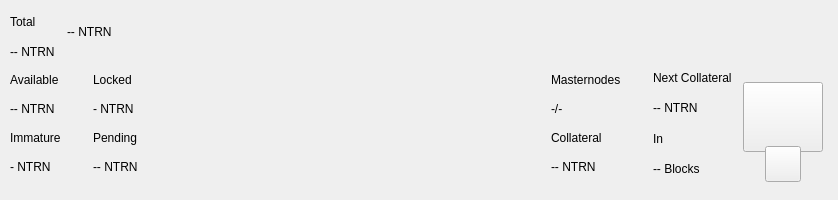
<?xml version="1.0" encoding="UTF-8"?>
<ui version="4.0">
 <class>TopBar</class>
 <widget class="QWidget" name="TopBar">
  <property name="geometry">
   <rect>
    <x>0</x>
    <y>0</y>
    <width>838</width>
    <height>200</height>
   </rect>
  </property>
  <property name="minimumSize">
   <size>
    <width>0</width>
    <height>200</height>
   </size>
  </property>
  <property name="maximumSize">
   <size>
    <width>16777215</width>
    <height>200</height>
   </size>
  </property>
  <property name="windowTitle">
   <string>Form</string>
  </property>
  <layout class="QVBoxLayout" name="verticalLayout_10" stretch="0">
   <property name="spacing">
    <number>0</number>
   </property>
   <property name="leftMargin">
    <number>0</number>
   </property>
   <property name="topMargin">
    <number>0</number>
   </property>
   <property name="rightMargin">
    <number>0</number>
   </property>
   <property name="bottomMargin">
    <number>0</number>
   </property>
   <item>
    <widget class="PFBorderImage" name="containerTop">
     <layout class="QVBoxLayout" name="verticalLayout_11">
      <property name="spacing">
       <number>0</number>
      </property>
      <property name="leftMargin">
       <number>0</number>
      </property>
      <property name="topMargin">
       <number>0</number>
      </property>
      <property name="rightMargin">
       <number>0</number>
      </property>
      <property name="bottomMargin">
       <number>0</number>
      </property>
      <item>
       <widget class="QWidget" name="top_container_2" native="true">
        <property name="minimumSize">
         <size>
          <width>0</width>
          <height>65</height>
         </size>
        </property>
        <layout class="QHBoxLayout" name="top_container">
         <property name="spacing">
          <number>0</number>
         </property>
         <property name="leftMargin">
          <number>10</number>
         </property>
         <property name="topMargin">
          <number>0</number>
         </property>
         <property name="rightMargin">
          <number>10</number>
         </property>
         <property name="bottomMargin">
          <number>0</number>
         </property>
         <item>
          <layout class="QHBoxLayout" name="horizontalLayout_4">
           <property name="spacing">
            <number>12</number>
           </property>
           <property name="rightMargin">
            <number>0</number>
           </property>
           <item>
            <widget class="QWidget" name="widgetAmount" native="true">
             <layout class="QVBoxLayout" name="verticalLayout_2">
              <property name="spacing">
               <number>2</number>
              </property>
              <property name="leftMargin">
               <number>0</number>
              </property>
              <property name="topMargin">
               <number>8</number>
              </property>
              <property name="rightMargin">
               <number>0</number>
              </property>
              <property name="bottomMargin">
               <number>0</number>
              </property>
              <item>
               <widget class="QLabel" name="labelTitle1">
                <property name="text">
                 <string>Total</string>
                </property>
               </widget>
              </item>
              <item>
               <widget class="QLabel" name="labelAmountPiv">
                <property name="text">
                 <string notr="true">-- NTRN</string>
                </property>
               </widget>
              </item>
             </layout>
            </widget>
           </item>
           <item alignment="Qt::AlignVCenter">
            <widget class="QWidget" name="widgetTopAmount" native="true">
             <property name="sizePolicy">
              <sizepolicy hsizetype="Preferred" vsizetype="Maximum">
               <horstretch>0</horstretch>
               <verstretch>0</verstretch>
              </sizepolicy>
             </property>
             <layout class="QHBoxLayout" name="horizontalLayout_5">
              <property name="spacing">
               <number>0</number>
              </property>
              <property name="leftMargin">
               <number>0</number>
              </property>
              <property name="topMargin">
               <number>0</number>
              </property>
              <property name="rightMargin">
               <number>0</number>
              </property>
              <property name="bottomMargin">
               <number>0</number>
              </property>
              <item alignment="Qt::AlignTop">
               <widget class="QLabel" name="labelAmountTopPiv">
                <property name="minimumSize">
                 <size>
                  <width>0</width>
                  <height>36</height>
                 </size>
                </property>
                <property name="styleSheet">
                 <string notr="true">padding:0px;margin:0px;</string>
                </property>
                <property name="text">
                 <string notr="true">-- NTRN</string>
                </property>
               </widget>
              </item>
             </layout>
            </widget>
           </item>
           <item>
            <spacer name="horizontalSpacer">
             <property name="orientation">
              <enum>Qt::Horizontal</enum>
             </property>
             <property name="sizeHint" stdset="0">
              <size>
               <width>40</width>
               <height>20</height>
              </size>
             </property>
            </spacer>
           </item>
           <item alignment="Qt::AlignRight">
            <widget class="QWidget" name="layoutSync" native="true">
             <property name="minimumSize">
              <size>
               <width>0</width>
               <height>36</height>
              </size>
             </property>
             <property name="maximumSize">
              <size>
               <width>16777215</width>
               <height>36</height>
              </size>
             </property>
             <layout class="QVBoxLayout" name="verticalLayout_9">
              <property name="leftMargin">
               <number>0</number>
              </property>
              <property name="topMargin">
               <number>0</number>
              </property>
              <property name="rightMargin">
               <number>0</number>
              </property>
              <property name="bottomMargin">
               <number>0</number>
              </property>
              <item>
               <widget class="ExpandableButton" name="pushButtonSync" native="true">
                <property name="minimumSize">
                 <size>
                  <width>36</width>
                  <height>36</height>
                 </size>
                </property>
                <property name="maximumSize">
                 <size>
                  <width>16777215</width>
                  <height>36</height>
                 </size>
                </property>
               </widget>
              </item>
             </layout>
            </widget>
           </item>
           <item>
            <widget class="ExpandableButton" name="pushButtonHDUpgrade" native="true">
             <property name="minimumSize">
              <size>
               <width>36</width>
               <height>36</height>
              </size>
             </property>
             <property name="maximumSize">
              <size>
               <width>16777215</width>
               <height>36</height>
              </size>
             </property>
            </widget>
           </item>
           <item>
            <widget class="ExpandableButton" name="pushButtonStack" native="true">
             <property name="minimumSize">
              <size>
               <width>36</width>
               <height>36</height>
              </size>
             </property>
             <property name="maximumSize">
              <size>
               <width>16777215</width>
               <height>36</height>
              </size>
             </property>
            </widget>
           </item>
           <item>
            <widget class="ExpandableButton" name="pushButtonConf" native="true">
             <property name="minimumSize">
              <size>
               <width>36</width>
               <height>36</height>
              </size>
             </property>
             <property name="maximumSize">
              <size>
               <width>16777215</width>
               <height>36</height>
              </size>
             </property>
            </widget>
           </item>
           <item>
            <widget class="ExpandableButton" name="pushButtonMasternodes" native="true">
             <property name="minimumSize">
              <size>
               <width>36</width>
               <height>36</height>
              </size>
             </property>
             <property name="maximumSize">
              <size>
               <width>16777215</width>
               <height>36</height>
              </size>
             </property>
            </widget>
           </item>
           <item>
            <widget class="ExpandableButton" name="pushButtonConsole" native="true">
             <property name="minimumSize">
              <size>
               <width>36</width>
               <height>36</height>
              </size>
             </property>
             <property name="maximumSize">
              <size>
               <width>16777215</width>
               <height>36</height>
              </size>
             </property>
            </widget>
           </item>
           <item>
            <widget class="ExpandableButton" name="pushButtonConnection" native="true">
             <property name="minimumSize">
              <size>
               <width>36</width>
               <height>36</height>
              </size>
             </property>
             <property name="maximumSize">
              <size>
               <width>16777215</width>
               <height>36</height>
              </size>
             </property>
            </widget>
           </item>
           <item>
            <widget class="ExpandableButton" name="pushButtonTor" native="true">
             <property name="minimumSize">
              <size>
               <width>36</width>
               <height>36</height>
              </size>
             </property>
             <property name="maximumSize">
              <size>
               <width>16777215</width>
               <height>36</height>
              </size>
             </property>
            </widget>
           </item>
           <item>
            <widget class="ExpandableButton" name="pushButtonLock" native="true">
             <property name="sizePolicy">
              <sizepolicy hsizetype="Expanding" vsizetype="Expanding">
               <horstretch>0</horstretch>
               <verstretch>0</verstretch>
              </sizepolicy>
             </property>
             <property name="minimumSize">
              <size>
               <width>36</width>
               <height>0</height>
              </size>
             </property>
             <property name="maximumSize">
              <size>
               <width>16777215</width>
               <height>36</height>
              </size>
             </property>
            </widget>
           </item>
           <item>
            <widget class="ExpandableButton" name="pushButtonTheme" native="true">
             <property name="minimumSize">
              <size>
               <width>36</width>
               <height>36</height>
              </size>
             </property>
             <property name="maximumSize">
              <size>
               <width>16777215</width>
               <height>36</height>
              </size>
             </property>
            </widget>
           </item>
          </layout>
         </item>
        </layout>
       </widget>
      </item>
      <item>
       <widget class="QWidget" name="bottom_container" native="true">
        <property name="minimumSize">
         <size>
          <width>0</width>
          <height>135</height>
         </size>
        </property>
        <layout class="QHBoxLayout" name="botton_container">
         <property name="leftMargin">
          <number>10</number>
         </property>
         <property name="topMargin">
          <number>0</number>
         </property>
         <property name="rightMargin">
          <number>10</number>
         </property>
         <property name="bottomMargin">
          <number>10</number>
         </property>
         <item>
          <layout class="QHBoxLayout" name="horizontalLayout_3">
           <property name="spacing">
            <number>0</number>
           </property>
           <property name="bottomMargin">
            <number>9</number>
           </property>
           <item>
            <layout class="QVBoxLayout" name="verticalLayout_7">
             <property name="spacing">
              <number>0</number>
             </property>
             <property name="leftMargin">
              <number>0</number>
             </property>
             <property name="rightMargin">
              <number>0</number>
             </property>
             <item>
              <layout class="QHBoxLayout" name="horizontalLayout_2">
               <property name="spacing">
                <number>0</number>
               </property>
               <item>
                <layout class="QVBoxLayout" name="verticalLayout_6">
                 <item>
                  <widget class="QLabel" name="labelTitle5">
                   <property name="text">
                    <string>Available</string>
                   </property>
                  </widget>
                 </item>
                 <item>
                  <widget class="QLabel" name="labelAvailablePiv">
                   <property name="text">
                    <string>-- NTRN</string>
                   </property>
                  </widget>
                 </item>
                 <item>
                  <widget class="QLabel" name="labelTitle4">
                   <property name="text">
                    <string>Immature</string>
                   </property>
                  </widget>
                 </item>
                 <item>
                  <widget class="QLabel" name="labelImmaturePiv">
                   <property name="text">
                    <string notr="true">- NTRN</string>
                   </property>
                  </widget>
                 </item>
                </layout>
               </item>
               <item>
                <layout class="QVBoxLayout" name="verticalLayout_8">
                 <property name="leftMargin">
                  <number>32</number>
                 </property>
                 <item>
                  <widget class="QLabel" name="labelTitle6">
                   <property name="text">
                    <string>Locked</string>
                   </property>
                  </widget>
                 </item>
                 <item>
                  <widget class="QLabel" name="labelLockedPiv">
                   <property name="text">
                    <string>- NTRN</string>
                   </property>
                  </widget>
                 </item>
                 <item>
                  <widget class="QLabel" name="labelTitle3">
                   <property name="text">
                    <string>Pending</string>
                   </property>
                  </widget>
                 </item>
                 <item>
                  <widget class="QLabel" name="labelPendingPiv">
                   <property name="text">
                    <string notr="true">-- NTRN</string>
                   </property>
                  </widget>
                 </item>
                </layout>
               </item>
              </layout>
             </item>
            </layout>
           </item>
          </layout>
         </item>
         <item>
          <spacer name="horizontalSpacer_2">
           <property name="orientation">
            <enum>Qt::Horizontal</enum>
           </property>
           <property name="sizeHint" stdset="0">
            <size>
             <width>40</width>
             <height>20</height>
            </size>
           </property>
          </spacer>
         </item>
         <item>
          <layout class="QHBoxLayout" name="horizontalLayout_6">
           <property name="spacing">
            <number>0</number>
           </property>
           <property name="rightMargin">
            <number>0</number>
           </property>
           <property name="bottomMargin">
            <number>9</number>
           </property>
           <item>
            <layout class="QVBoxLayout" name="verticalLayout_5">
             <item>
              <widget class="QLabel" name="labelMasternodesTitle">
               <property name="text">
                <string>Masternodes</string>
               </property>
              </widget>
             </item>
             <item>
              <widget class="QLabel" name="labelMasternodeCount">
               <property name="text">
                <string>-/-</string>
               </property>
              </widget>
             </item>
             <item>
              <widget class="QLabel" name="labelTitle8">
               <property name="text">
                <string>Collateral</string>
               </property>
              </widget>
             </item>
             <item>
              <widget class="QLabel" name="labelCollateralPiv">
               <property name="text">
                <string notr="true">-- NTRN</string>
               </property>
              </widget>
             </item>
            </layout>
           </item>
           <item>
            <widget class="QWidget" name="widgetNextCollateral" native="true">
             <layout class="QVBoxLayout" name="verticalLayout_12">
              <property name="leftMargin">
               <number>32</number>
              </property>
              <property name="topMargin">
               <number>0</number>
              </property>
              <property name="rightMargin">
               <number>0</number>
              </property>
              <property name="bottomMargin">
               <number>0</number>
              </property>
              <item>
               <widget class="QLabel" name="labelNextMasternodesTitle">
                <property name="text">
                 <string>Next Collateral</string>
                </property>
               </widget>
              </item>
              <item>
               <widget class="QLabel" name="labelNextCollateralValue">
                <property name="text">
                 <string>-- NTRN</string>
                </property>
               </widget>
              </item>
              <item>
               <widget class="QLabel" name="labelTitle9">
                <property name="text">
                 <string>In</string>
                </property>
               </widget>
              </item>
              <item>
               <widget class="QLabel" name="labelNextCollateralBlocks">
                <property name="text">
                 <string notr="true">-- Blocks</string>
                </property>
               </widget>
              </item>
             </layout>
            </widget>
           </item>
          </layout>
         </item>
         <item>
          <widget class="QWidget" name="qrContainer" native="true">
           <property name="sizePolicy">
            <sizepolicy hsizetype="Preferred" vsizetype="Minimum">
             <horstretch>0</horstretch>
             <verstretch>0</verstretch>
            </sizepolicy>
           </property>
           <property name="minimumSize">
            <size>
             <width>90</width>
             <height>110</height>
            </size>
           </property>
           <property name="maximumSize">
            <size>
             <width>90</width>
             <height>110</height>
            </size>
           </property>
           <layout class="QVBoxLayout" name="containerQR">
            <property name="spacing">
             <number>0</number>
            </property>
            <property name="leftMargin">
             <number>5</number>
            </property>
            <property name="topMargin">
             <number>10</number>
            </property>
            <property name="rightMargin">
             <number>5</number>
            </property>
            <property name="bottomMargin">
             <number>0</number>
            </property>
            <item>
             <widget class="QPushButton" name="btnQr">
              <property name="minimumSize">
               <size>
                <width>70</width>
                <height>70</height>
               </size>
              </property>
              <property name="maximumSize">
               <size>
                <width>16777215</width>
                <height>70</height>
               </size>
              </property>
              <property name="focusPolicy">
               <enum>Qt::NoFocus</enum>
              </property>
              <property name="text">
               <string/>
              </property>
              <property name="iconSize">
               <size>
                <width>70</width>
                <height>70</height>
               </size>
              </property>
             </widget>
            </item>
            <item>
             <spacer name="verticalSpacer">
              <property name="orientation">
               <enum>Qt::Vertical</enum>
              </property>
              <property name="sizeType">
               <enum>QSizePolicy::Fixed</enum>
              </property>
              <property name="sizeHint" stdset="0">
               <size>
                <width>20</width>
                <height>20</height>
               </size>
              </property>
             </spacer>
            </item>
            <item alignment="Qt::AlignHCenter|Qt::AlignBottom">
             <widget class="QPushButton" name="pushButtonQR">
              <property name="minimumSize">
               <size>
                <width>36</width>
                <height>36</height>
               </size>
              </property>
              <property name="maximumSize">
               <size>
                <width>36</width>
                <height>36</height>
               </size>
              </property>
              <property name="focusPolicy">
               <enum>Qt::NoFocus</enum>
              </property>
              <property name="text">
               <string/>
              </property>
             </widget>
            </item>
           </layout>
          </widget>
         </item>
        </layout>
       </widget>
      </item>
     </layout>
    </widget>
   </item>
  </layout>
 </widget>
 <customwidgets>
  <customwidget>
   <class>PFBorderImage</class>
   <extends>QFrame</extends>
   <header>qt/ntrnbh/pfborderimage.h</header>
   <container>1</container>
  </customwidget>
  <customwidget>
   <class>ExpandableButton</class>
   <extends>QWidget</extends>
   <header>qt/ntrnbh/expandablebutton.h</header>
   <container>1</container>
  </customwidget>
 </customwidgets>
 <resources/>
 <connections/>
</ui>
